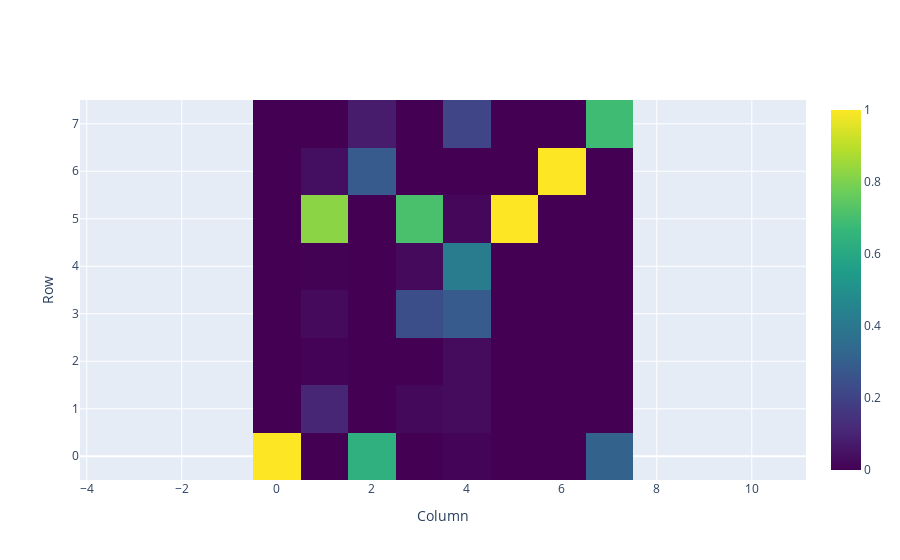
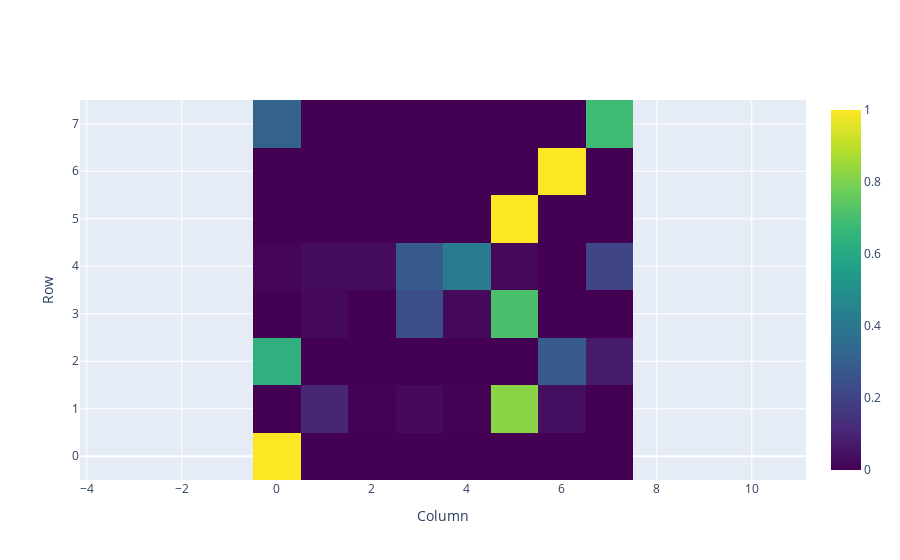

These figures' notebook cell, in order:
### Code cell
attn_scores = torch.einsum('qd,kd->qk', Q,K)

heatmap_plotly(attn_scores.softmax(dim=0))
heatmap_plotly(attn_scores.softmax(dim=1))

### Figure 1 — Plotly figure (JSON) as saved in the notebook; plotly's stock layout.template omitted (floating-point values rounded to 4 significant figures)
{"data": [{"colorscale": [[0, "#440154"], [0.1111, "#482878"], [0.2222, "#3e4989"], [0.3333, "#31688e"], [0.4444, "#26828e"], [0.5556, "#1f9e89"], [0.6667, "#35b779"], [0.7778, "#6ece58"], [0.8889, "#b5de2b"], [1, "#fde725"]], "type": "heatmap", "z": [[1.0, 0.0004942, 0.6346, 9.297e-08, 0.00984, 4.899e-19, 6.284e-09, 0.3129], [2.73e-28, 0.1044, 1.27e-07, 0.02279, 0.02799, 2.468e-09, 3.369e-30, 1.356e-23], [1.285e-20, 0.004655, 9.633e-06, 0.0003452, 0.03137, 5.812e-14, 8.698e-25, 2.782e-16], [5.728e-32, 0.02542, 1.051e-08, 0.2417, 0.2863, 2.376e-09, 1.002e-36, 2.28e-25], [5.552e-28, 0.002859, 8.744e-08, 0.02622, 0.4184, 4.868e-12, 1.43e-34, 2.091e-21], [9.007e-35, 0.8212, 5.277e-10, 0.709, 0.01586, 1, 2.972e-37, 1.192e-33], [4.205e-05, 0.04081, 0.2875, 1.088e-08, 1.696e-05, 1.082e-17, 1, 3.183e-06], [1.775e-06, 0.0001392, 0.07794, 2.099e-06, 0.2102, 3.679e-23, 2.698e-15, 0.6871]]}], "layout": {"autosize": true, "xaxis": {"autorange": true, "domain": [0, 1], "range": [-19.66, 26.66], "scaleanchor": "y", "scaleratio": 1, "title": {"text": "Column"}}, "yaxis": {"autorange": true, "constrain": "domain", "domain": [0, 1], "range": [-0.5, 7.5], "title": {"text": "Row"}}}}

### Figure 2 — Plotly figure (JSON) as saved in the notebook; plotly's stock layout.template omitted (floating-point values rounded to 4 significant figures)
{"data": [{"colorscale": [[0, "#440154"], [0.1111, "#482878"], [0.2222, "#3e4989"], [0.3333, "#31688e"], [0.4444, "#26828e"], [0.5556, "#1f9e89"], [0.6667, "#35b779"], [0.7778, "#6ece58"], [0.8889, "#b5de2b"], [1, "#fde725"]], "type": "heatmap", "z": [[1.0, 2.73e-28, 1.285e-20, 5.728e-32, 5.552e-28, 9.007e-35, 4.205e-05, 1.775e-06], [0.0004942, 0.1044, 0.004655, 0.02542, 0.002859, 0.8212, 0.04081, 0.0001392], [0.6346, 1.27e-07, 9.633e-06, 1.051e-08, 8.744e-08, 5.277e-10, 0.2875, 0.07794], [9.297e-08, 0.02279, 0.0003452, 0.2417, 0.02622, 0.709, 1.088e-08, 2.099e-06], [0.00984, 0.02799, 0.03137, 0.2863, 0.4184, 0.01586, 1.696e-05, 0.2102], [4.899e-19, 2.468e-09, 5.812e-14, 2.376e-09, 4.868e-12, 1, 1.082e-17, 3.679e-23], [6.284e-09, 3.369e-30, 8.698e-25, 1.002e-36, 1.43e-34, 2.972e-37, 1, 2.698e-15], [0.3129, 1.356e-23, 2.782e-16, 2.28e-25, 2.091e-21, 1.192e-33, 3.183e-06, 0.6871]]}], "layout": {"autosize": true, "xaxis": {"autorange": true, "domain": [0, 1], "range": [-19.66, 26.66], "scaleanchor": "y", "scaleratio": 1, "title": {"text": "Column"}}, "yaxis": {"autorange": true, "constrain": "domain", "domain": [0, 1], "range": [-0.5, 7.5], "title": {"text": "Row"}}}}
